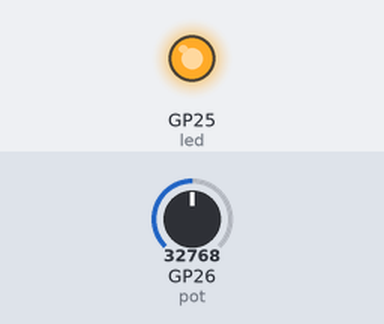
This program was run on a simulated Raspberry Pi Pico running CircuitPython. Parts: output pins drawn as LEDs (lit = HIGH). Inputs (shaded band) come from the test bench; at power-on: GP26 (pot) = 32768 (analog values on the 0–65535 scale). MIDI messages are not drawn.

Above: at 1.2 s.
1.3 s: GP26 (pot) set to 45874
Timing chart, 0 to 4.3 s (numbered marks = the images above; inputs shaded):
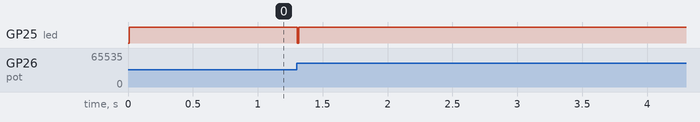

Measured:
- after the input at 1.3 s, GP25 (led): HIGH → LOW at once, → HIGH 0.01 s later

The program:

midi_pot_micropython.py
```python
import analogio
import board
import digitalio
import time

import usb_midi
import adafruit_midi
from adafruit_midi.control_change import ControlChange

led = digitalio.DigitalInOut(board.LED)
led.direction = digitalio.Direction.OUTPUT

pot = analogio.AnalogIn(board.GP26)

cc_value = 0

midi = adafruit_midi.MIDI(midi_out=usb_midi.ports[1], out_channel=0)

# see https://learn.adafruit.com/grand-central-usb-midi-controller-in-circuitpython/code-usb-midi-in-circuitpython
# for a nice hysteresis function

while True:
    led.value = 1
    # potentiometer.value is between 0 and 1 << 16 so we could >> it by 9 to scale it to MIDI
    new_value = pot.value >> 9
    if (cc_value != new_value):
        cc_value = new_value
        midi.send(ControlChange(32, cc_value))
        led.value = 0

    time.sleep(0.01)
```
